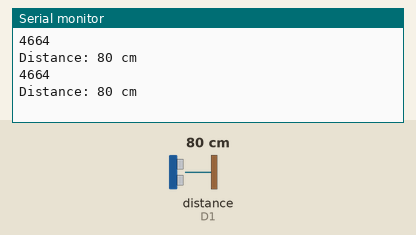
The sketch below on a simulated ESP8266 (NodeMCU). Parts: the last lines printed to the serial monitor. Wiring (inferred from the names in the program): ultrasonic range finder: trigger D0; echo D1. The test bench sets the inputs (shaded band); at power-on: distance to the obstacle (sensor on D1) 80 cm. The echo pulse lasts 58.3 µs per cm.

Above: at 2.3 s.
2.4 s: distance to the obstacle (sensor on D1) set to 12 cm
At 4.3 s:
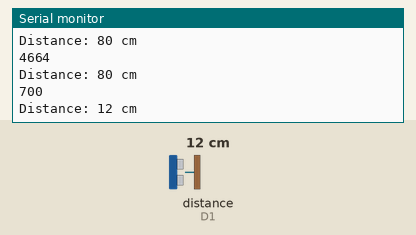
4.5 s: distance to the obstacle (sensor on D1) set to 9 cm
At 5.6 s:
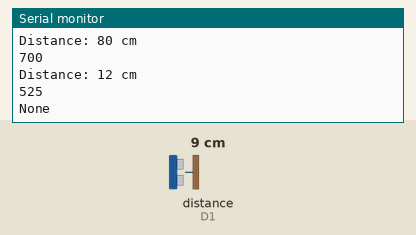
Timing chart, 0 to 7.5 s (numbered marks = the images above; inputs shaded):
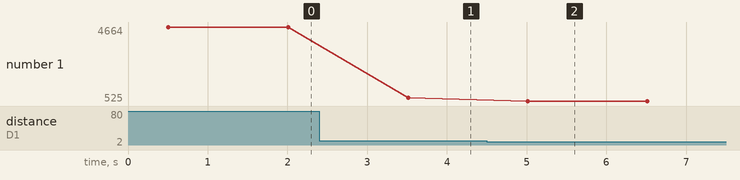

Measured:
- the behaviour switches between 11 and 10 cm on distance to the obstacle (sensor on D1) (found by bisection; images 1 and 2)
- after the input at 2.4 s, the serial monitor: prints a new line after 1.1 s (image 1)
- after the input at 4.5 s, the serial monitor: prints a new line after 0.51 s (image 2)
- plotted number 1: 4664 → 700 after the input at 2.4 s, 700 → 525 after the input at 4.5 s

The sketch:

ultrasonic.ino
```cpp
#define trigPin D0
#define echoPin D1

void setup() {
  Serial.begin (9600);
  pinMode(trigPin, OUTPUT);
  pinMode(echoPin, INPUT);
}

void loop() {
  digitalWrite(trigPin, LOW);
  delayMicroseconds(2);
  digitalWrite(trigPin, HIGH);
  delayMicroseconds(40);
  digitalWrite(trigPin, LOW);
  long duration = pulseIn(echoPin, HIGH);
  delay(500);
  Serial.println(duration);
  long distance = (duration/2) / 29.1;

  if (distance > 10) {
    Serial.print("Distance: ");
    Serial.print(distance);
    Serial.println(" cm");
  }
  else
    Serial.println("None");
  delay(1000);
}
```
